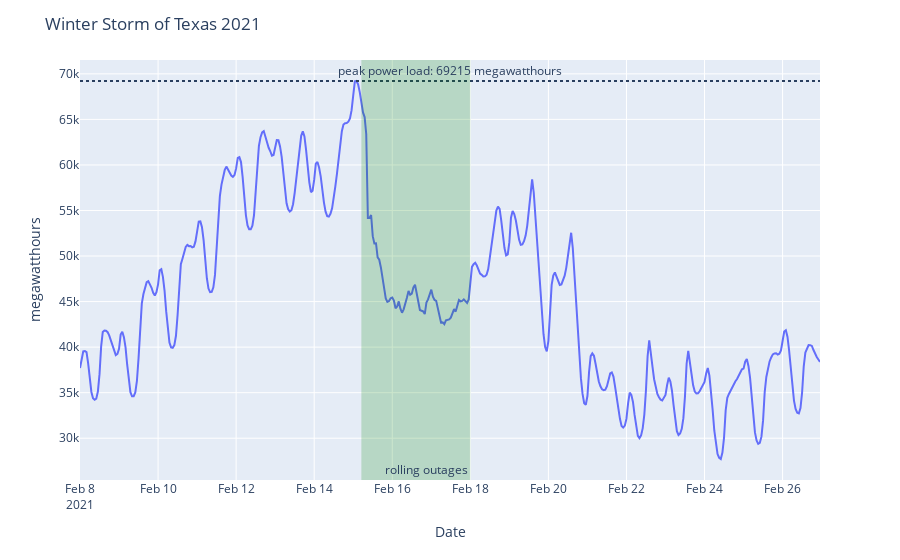

Here is the notebook cell this chart was saved with:
### Code cell
fig = px.line(winter_tx_2021, x='period', y='value')
fig.add_hline(y=winter_tx_2021['value'].max(), line_dash='dot', annotation_text = f'peak power load: {round(winter_tx_2021.value.max())} megawatthours', annotation_position='top')
fig.add_vrect(x0='2021-02-15T05', x1='2021-02-18', annotation_text='rolling outages', annotation_position='bottom right', fillcolor='green', opacity=0.20, line_width=0, )
fig.update_layout(title='Winter Storm of Texas 2021', xaxis_title='Date', yaxis_title='megawatthours',)
fig.show()

### Figure 1 — Plotly figure (JSON) as saved in the notebook; plotly's stock layout.template omitted (floating-point values rounded to 4 significant figures; data arrays with more than 128 entries replaced by an {"elided": "..."} marker saying what was removed)
{"data": [{"hovertemplate": "period=%{x}<br>value=%{y}<extra></extra>", "legendgroup": "", "line": {"color": "#636efa", "dash": "solid"}, "marker": {"symbol": "circle"}, "mode": "lines", "name": "", "orientation": "v", "showlegend": false, "type": "scatter", "x": {"elided": "456 str values"}, "xaxis": "x", "y": {"elided": "456 int values"}, "yaxis": "y"}], "layout": {"annotations": [{"showarrow": false, "text": "peak power load: 69215 megawatthours", "x": 0.5, "xanchor": "center", "xref": "x domain", "y": 69215, "yanchor": "bottom", "yref": "y"}, {"showarrow": false, "text": "rolling outages", "x": "2021-02-18", "xanchor": "right", "xref": "x", "y": 0, "yanchor": "bottom", "yref": "y domain"}], "legend": {"tracegroupgap": 0}, "margin": {"t": 60}, "shapes": [{"line": {"dash": "dot"}, "type": "line", "x0": 0, "x1": 1, "xref": "x domain", "y0": 69215, "y1": 69215, "yref": "y"}, {"fillcolor": "green", "line": {"width": 0}, "opacity": 0.2, "type": "rect", "x0": "2021-02-15T05", "x1": "2021-02-18", "xref": "x", "y0": 0, "y1": 1, "yref": "y domain"}], "title": {"text": "Winter Storm of Texas 2021"}, "xaxis": {"anchor": "y", "domain": [0, 1], "title": {"text": "Date"}}, "yaxis": {"anchor": "x", "domain": [0, 1], "title": {"text": "megawatthours"}}}}
